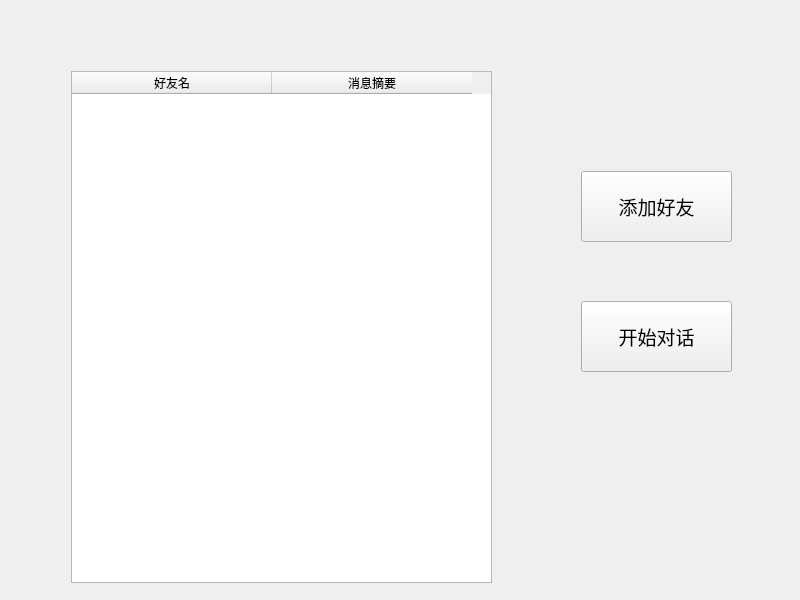
<?xml version="1.0" encoding="UTF-8"?>
<ui version="4.0">
 <class>Widget</class>
 <widget class="QWidget" name="Widget">
  <property name="geometry">
   <rect>
    <x>0</x>
    <y>0</y>
    <width>800</width>
    <height>600</height>
   </rect>
  </property>
  <property name="windowTitle">
   <string>Widget</string>
  </property>
  <layout class="QVBoxLayout" name="verticalLayout">
   <item>
    <widget class="QStackedWidget" name="stackedWidget">
     <property name="currentIndex">
      <number>1</number>
     </property>
     <widget class="QWidget" name="page_3">
      <widget class="QWidget" name="widget_4" native="true">
       <property name="geometry">
        <rect>
         <x>140</x>
         <y>100</y>
         <width>481</width>
         <height>381</height>
        </rect>
       </property>
       <property name="sizePolicy">
        <sizepolicy hsizetype="Minimum" vsizetype="Minimum">
         <horstretch>0</horstretch>
         <verstretch>0</verstretch>
        </sizepolicy>
       </property>
       <property name="minimumSize">
        <size>
         <width>481</width>
         <height>381</height>
        </size>
       </property>
       <property name="maximumSize">
        <size>
         <width>481</width>
         <height>381</height>
        </size>
       </property>
       <layout class="QVBoxLayout" name="verticalLayout_2">
        <item>
         <widget class="QLabel" name="label_title">
          <property name="font">
           <font>
            <family>仿宋</family>
            <pointsize>20</pointsize>
           </font>
          </property>
          <property name="frameShape">
           <enum>QFrame::NoFrame</enum>
          </property>
          <property name="text">
           <string>欢迎来到**云盘~</string>
          </property>
          <property name="textFormat">
           <enum>Qt::RichText</enum>
          </property>
          <property name="scaledContents">
           <bool>false</bool>
          </property>
          <property name="alignment">
           <set>Qt::AlignCenter</set>
          </property>
          <property name="wordWrap">
           <bool>false</bool>
          </property>
          <property name="margin">
           <number>0</number>
          </property>
          <property name="textInteractionFlags">
           <set>Qt::LinksAccessibleByMouse</set>
          </property>
         </widget>
        </item>
        <item>
         <widget class="QWidget" name="widget" native="true">
          <property name="maximumSize">
           <size>
            <width>400</width>
            <height>16777215</height>
           </size>
          </property>
          <layout class="QHBoxLayout" name="horizontalLayout_3">
           <property name="leftMargin">
            <number>50</number>
           </property>
           <item>
            <widget class="QLabel" name="label_3">
             <property name="font">
              <font>
               <family>Adobe Arabic</family>
               <pointsize>10</pointsize>
               <weight>75</weight>
               <bold>true</bold>
              </font>
             </property>
             <property name="text">
              <string>用户名：</string>
             </property>
            </widget>
           </item>
           <item>
            <spacer name="horizontalSpacer_6">
             <property name="orientation">
              <enum>Qt::Horizontal</enum>
             </property>
             <property name="sizeType">
              <enum>QSizePolicy::Fixed</enum>
             </property>
             <property name="sizeHint" stdset="0">
              <size>
               <width>15</width>
               <height>20</height>
              </size>
             </property>
            </spacer>
           </item>
           <item>
            <widget class="QLineEdit" name="edit_username">
             <property name="font">
              <font>
               <pointsize>10</pointsize>
              </font>
             </property>
             <property name="text">
              <string>123456</string>
             </property>
             <property name="maxLength">
              <number>16</number>
             </property>
             <property name="clearButtonEnabled">
              <bool>false</bool>
             </property>
            </widget>
           </item>
          </layout>
         </widget>
        </item>
        <item>
         <widget class="QWidget" name="widget_2" native="true">
          <property name="maximumSize">
           <size>
            <width>400</width>
            <height>16777215</height>
           </size>
          </property>
          <layout class="QHBoxLayout" name="horizontalLayout_4">
           <property name="leftMargin">
            <number>50</number>
           </property>
           <item>
            <widget class="QLabel" name="label_4">
             <property name="font">
              <font>
               <family>Adobe Arabic</family>
               <pointsize>10</pointsize>
               <weight>75</weight>
               <bold>true</bold>
              </font>
             </property>
             <property name="text">
              <string>密码：</string>
             </property>
            </widget>
           </item>
           <item>
            <spacer name="horizontalSpacer_7">
             <property name="orientation">
              <enum>Qt::Horizontal</enum>
             </property>
             <property name="sizeType">
              <enum>QSizePolicy::Fixed</enum>
             </property>
             <property name="sizeHint" stdset="0">
              <size>
               <width>30</width>
               <height>20</height>
              </size>
             </property>
            </spacer>
           </item>
           <item>
            <widget class="QLineEdit" name="edit_password">
             <property name="font">
              <font>
               <pointsize>10</pointsize>
              </font>
             </property>
             <property name="text">
              <string>123456</string>
             </property>
             <property name="maxLength">
              <number>16</number>
             </property>
             <property name="echoMode">
              <enum>QLineEdit::Password</enum>
             </property>
            </widget>
           </item>
          </layout>
         </widget>
        </item>
        <item>
         <widget class="QWidget" name="widget_3" native="true">
          <layout class="QHBoxLayout" name="horizontalLayout_5">
           <item>
            <spacer name="horizontalSpacer_2">
             <property name="orientation">
              <enum>Qt::Horizontal</enum>
             </property>
             <property name="sizeType">
              <enum>QSizePolicy::Fixed</enum>
             </property>
             <property name="sizeHint" stdset="0">
              <size>
               <width>40</width>
               <height>20</height>
              </size>
             </property>
            </spacer>
           </item>
           <item>
            <widget class="QPushButton" name="button_login">
             <property name="maximumSize">
              <size>
               <width>150</width>
               <height>50</height>
              </size>
             </property>
             <property name="text">
              <string>登录</string>
             </property>
            </widget>
           </item>
           <item>
            <spacer name="horizontalSpacer">
             <property name="orientation">
              <enum>Qt::Horizontal</enum>
             </property>
             <property name="sizeType">
              <enum>QSizePolicy::Fixed</enum>
             </property>
             <property name="sizeHint" stdset="0">
              <size>
               <width>40</width>
               <height>20</height>
              </size>
             </property>
            </spacer>
           </item>
           <item>
            <widget class="QPushButton" name="button_register">
             <property name="maximumSize">
              <size>
               <width>150</width>
               <height>50</height>
              </size>
             </property>
             <property name="text">
              <string>注册</string>
             </property>
            </widget>
           </item>
           <item>
            <spacer name="horizontalSpacer_3">
             <property name="orientation">
              <enum>Qt::Horizontal</enum>
             </property>
             <property name="sizeType">
              <enum>QSizePolicy::Fixed</enum>
             </property>
             <property name="sizeHint" stdset="0">
              <size>
               <width>40</width>
               <height>20</height>
              </size>
             </property>
            </spacer>
           </item>
          </layout>
         </widget>
        </item>
       </layout>
      </widget>
     </widget>
     <widget class="QWidget" name="page_5">
      <widget class="QTableWidget" name="FriendsList">
       <property name="geometry">
        <rect>
         <x>60</x>
         <y>60</y>
         <width>421</width>
         <height>512</height>
        </rect>
       </property>
       <property name="columnCount">
        <number>2</number>
       </property>
       <attribute name="horizontalHeaderCascadingSectionResizes">
        <bool>false</bool>
       </attribute>
       <attribute name="horizontalHeaderDefaultSectionSize">
        <number>200</number>
       </attribute>
       <column>
        <property name="text">
         <string>好友名</string>
        </property>
       </column>
       <column>
        <property name="text">
         <string>消息摘要</string>
        </property>
       </column>
      </widget>
      <widget class="QPushButton" name="AddFriends">
       <property name="geometry">
        <rect>
         <x>570</x>
         <y>160</y>
         <width>151</width>
         <height>71</height>
        </rect>
       </property>
       <property name="font">
        <font>
         <family>黑体</family>
         <pointsize>14</pointsize>
        </font>
       </property>
       <property name="text">
        <string>添加好友</string>
       </property>
      </widget>
      <widget class="QPushButton" name="StartChat">
       <property name="geometry">
        <rect>
         <x>570</x>
         <y>290</y>
         <width>151</width>
         <height>71</height>
        </rect>
       </property>
       <property name="font">
        <font>
         <family>黑体</family>
         <pointsize>14</pointsize>
        </font>
       </property>
       <property name="text">
        <string>开始对话</string>
       </property>
      </widget>
     </widget>
     <widget class="QWidget" name="page">
      <layout class="QVBoxLayout" name="verticalLayout_3">
       <item>
        <widget class="QWidget" name="widget_5" native="true">
         <layout class="QHBoxLayout" name="horizontalLayout">
          <item>
           <widget class="QPushButton" name="session">
            <property name="text">
             <string>好友列表</string>
            </property>
           </widget>
          </item>
          <item>
           <widget class="QPushButton" name="upload">
            <property name="text">
             <string>上传</string>
            </property>
           </widget>
          </item>
          <item>
           <widget class="QPushButton" name="download">
            <property name="text">
             <string>下载</string>
            </property>
           </widget>
          </item>
          <item>
           <widget class="QPushButton" name="share">
            <property name="text">
             <string>分享</string>
            </property>
           </widget>
          </item>
          <item>
           <widget class="QPushButton" name="pushButton_5">
            <property name="text">
             <string>传输列表</string>
            </property>
           </widget>
          </item>
          <item>
           <widget class="QPushButton" name="fresh">
            <property name="text">
             <string>刷新目录</string>
            </property>
           </widget>
          </item>
          <item>
           <widget class="QLabel" name="label_user_name">
            <property name="text">
             <string>用户：</string>
            </property>
           </widget>
          </item>
          <item>
           <widget class="QPushButton" name="Button_logout">
            <property name="text">
             <string>登出</string>
            </property>
           </widget>
          </item>
         </layout>
         <zorder>fresh</zorder>
         <zorder>upload</zorder>
         <zorder>download</zorder>
         <zorder>share</zorder>
         <zorder>pushButton_5</zorder>
         <zorder>label_user_name</zorder>
         <zorder>Button_logout</zorder>
         <zorder>session</zorder>
        </widget>
       </item>
       <item>
        <widget class="QTableWidget" name="files">
         <attribute name="horizontalHeaderMinimumSectionSize">
          <number>28</number>
         </attribute>
         <attribute name="horizontalHeaderDefaultSectionSize">
          <number>200</number>
         </attribute>
         <attribute name="verticalHeaderDefaultSectionSize">
          <number>28</number>
         </attribute>
         <row>
          <property name="text">
           <string>1</string>
          </property>
         </row>
         <column>
          <property name="text">
           <string>文件名</string>
          </property>
         </column>
         <column>
          <property name="text">
           <string>文件大小</string>
          </property>
         </column>
         <column>
          <property name="text">
           <string>上传时间</string>
          </property>
         </column>
         <item row="0" column="0">
          <property name="text">
           <string/>
          </property>
         </item>
        </widget>
       </item>
      </layout>
     </widget>
     <widget class="QWidget" name="page_2">
      <layout class="QVBoxLayout" name="verticalLayout_4">
       <item>
        <widget class="QWidget" name="widget_6" native="true">
         <layout class="QHBoxLayout" name="horizontalLayout_2">
          <item>
           <widget class="QPushButton" name="pushButton_6">
            <property name="maximumSize">
             <size>
              <width>150</width>
              <height>16777215</height>
             </size>
            </property>
            <property name="text">
             <string>返回文件目录</string>
            </property>
           </widget>
          </item>
          <item>
           <widget class="QLabel" name="label">
            <property name="text">
             <string/>
            </property>
           </widget>
          </item>
         </layout>
        </widget>
       </item>
       <item>
        <widget class="QTableWidget" name="transport">
         <attribute name="horizontalHeaderCascadingSectionResizes">
          <bool>false</bool>
         </attribute>
         <attribute name="horizontalHeaderDefaultSectionSize">
          <number>200</number>
         </attribute>
         <column>
          <property name="text">
           <string>文件名</string>
          </property>
         </column>
         <column>
          <property name="text">
           <string>文件大小</string>
          </property>
         </column>
         <column>
          <property name="text">
           <string>传输进度</string>
          </property>
         </column>
        </widget>
       </item>
      </layout>
     </widget>
     <widget class="QWidget" name="page_4">
      <widget class="QTableWidget" name="files_2">
       <property name="geometry">
        <rect>
         <x>10</x>
         <y>10</y>
         <width>751</width>
         <height>511</height>
        </rect>
       </property>
       <attribute name="horizontalHeaderMinimumSectionSize">
        <number>28</number>
       </attribute>
       <attribute name="horizontalHeaderDefaultSectionSize">
        <number>200</number>
       </attribute>
       <attribute name="verticalHeaderDefaultSectionSize">
        <number>28</number>
       </attribute>
       <row>
        <property name="text">
         <string>1</string>
        </property>
       </row>
       <column>
        <property name="text">
         <string>文件名</string>
        </property>
       </column>
       <column>
        <property name="text">
         <string>文件大小</string>
        </property>
       </column>
       <column>
        <property name="text">
         <string>上传时间</string>
        </property>
       </column>
       <item row="0" column="0">
        <property name="text">
         <string/>
        </property>
       </item>
      </widget>
      <widget class="QPushButton" name="shareConfirm">
       <property name="geometry">
        <rect>
         <x>450</x>
         <y>530</y>
         <width>181</width>
         <height>41</height>
        </rect>
       </property>
       <property name="text">
        <string>确定</string>
       </property>
      </widget>
      <widget class="QPushButton" name="shareCancel">
       <property name="geometry">
        <rect>
         <x>110</x>
         <y>530</y>
         <width>171</width>
         <height>41</height>
        </rect>
       </property>
       <property name="text">
        <string>取消</string>
       </property>
      </widget>
     </widget>
    </widget>
   </item>
  </layout>
 </widget>
 <resources/>
 <connections/>
</ui>
